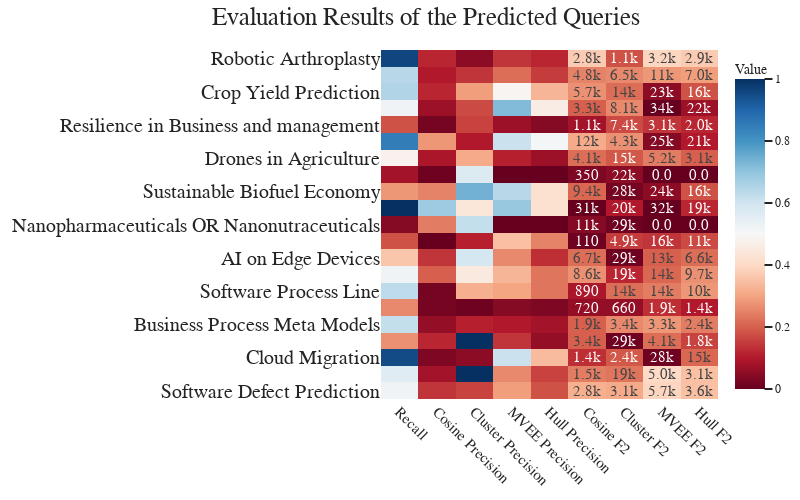

Notebook code for this chart:
### Code cell
q_type = "Predicted"
temp = plt_df[plt_df["Index"] == q_type].round(2).drop(["Query", "Index"], axis=1)
heatmap_color = np.array(
    [temp[clm].values for clm in temp.columns if "Relevant" in clm]
).T
temp.index = temp["Topic"]
temp = temp[
    [
        "Recall",
        "Cosine Precision",
        "Cluster Precision",
        "MVEE Precision",
        "Hull Precision",
        "Cosine F2",
        "Cluster F2",
        "MVEE F2",
        "Hull F2",
    ]
]
customdata = np.full((len(temp), len(temp.columns)), "", dtype=object)
customdata[:, -4:] = heatmap_color
fig = px.imshow(
    temp,
    title=f"Evaluation Results of the {q_type} Queries",
    labels=dict(x="Metric", y="Topic", color="Value"),
    aspect="auto",
    color_continuous_scale="RdBu",
)
fig.data[0].text = customdata
fig.data[0].texttemplate = "%{text:.2s}"
fig.update_layout(**PLOT_CONFIGS)
fig.update_layout(
    yaxis_tickfont_size=20,
    title_x=0.8,
    margin={"t": 50, "b": 0, "r": 0, "l": 0},
     )
fig.update_traces(textfont_size=15)
fig.show()
# pio.write_image(
#     fig, f"LitQEval-report/pics/{q_type.lower()}_results.pdf", width=1100, height=800
# )

### Figure 1 — Plotly figure (JSON) as saved in the notebook; plotly's stock layout.template omitted (floating-point values rounded to 4 significant figures; data arrays with more than 128 entries replaced by an {"elided": "..."} marker saying what was removed)
{"data": [{"coloraxis": "coloraxis", "hovertemplate": "Metric: %{x}<br>Topic: %{y}<br>Value: %{z}<extra></extra>", "name": "0", "text": {"elided": "21x9 mixed values"}, "textfont": {"size": 15}, "texttemplate": "%{text:.2s}", "type": "heatmap", "x": ["Recall", "Cosine Precision", "Cluster Precision", "MVEE Precision", "Hull Precision", "Cosine F2", "Cluster F2", "MVEE F2", "Hull F2"], "xaxis": "x", "y": ["Robotic Arthroplasty", "Soft Robotics", "Crop Yield Prediction", "Synthetic Biology", "Resilience in Business and management", "Cervical Myelopathy", "Drones in Agriculture", "Tourism Growth Nexus", "Sustainable Biofuel Economy", "Perovskite Solar Cells Stability", "Nanopharmaceuticals OR Nanonutraceuticals", "Green Warehousing", "AI on Edge Devices", "Internet of Things in Healthcare", "Software Process Line", "Data Stream Processing Latency", "Business Process Meta Models", "Multicore Performance Prediction", "Cloud Migration", "Software Fault Prediction Metrics", "Software Defect Prediction"], "yaxis": "y", "z": {"elided": "21x9 float values"}}], "layout": {"coloraxis": {"colorbar": {"title": {"text": "Value"}}, "colorscale": [[0, "rgb(103,0,31)"], [0.1, "rgb(178,24,43)"], [0.2, "rgb(214,96,77)"], [0.3, "rgb(244,165,130)"], [0.4, "rgb(253,219,199)"], [0.5, "rgb(247,247,247)"], [0.6, "rgb(209,229,240)"], [0.7, "rgb(146,197,222)"], [0.8, "rgb(67,147,195)"], [0.9, "rgb(33,102,172)"], [1, "rgb(5,48,97)"]]}, "font": {"family": "Modern Computer"}, "height": 500, "legend": {"font": {"size": 15}, "orientation": "h", "title": {"text": ""}, "x": 0.5, "xanchor": "center", "y": -1.5, "yanchor": "bottom"}, "margin": {"b": 0, "l": 0, "r": 0, "t": 50}, "showlegend": true, "title": {"font": {"family": "Modern Computer", "size": 25}, "text": "Evaluation Results of the Predicted Queries", "x": 0.8}, "width": 800, "xaxis": {"anchor": "y", "domain": [0, 1], "tickangle": 45, "tickfont": {"size": 15}, "title": {"font": {"size": 12}, "text": ""}}, "yaxis": {"anchor": "x", "autorange": "reversed", "domain": [0, 1], "tickfont": {"size": 20}, "title": {"font": {"size": 12}, "text": ""}}}}
